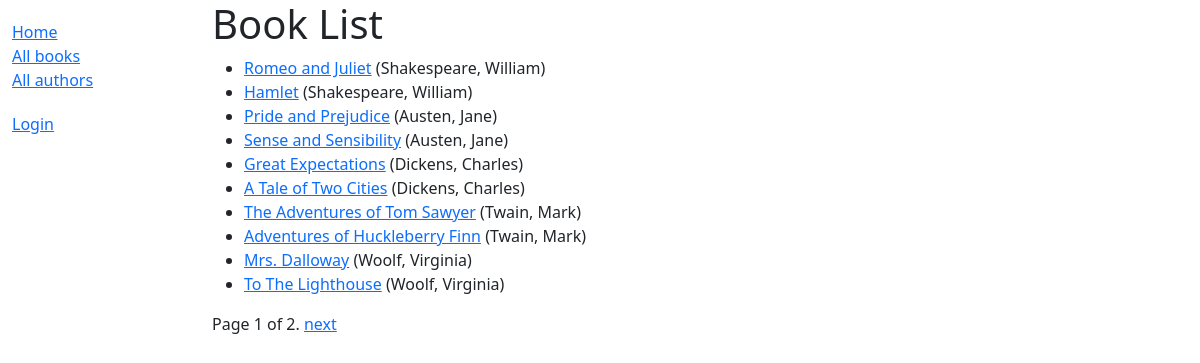
/catalog/books/, run on the app's committed database.
### catalog/models.py (models this page shows, shortened)
class Book(models.Model):
    title = models.CharField(max_length=200)
    author = models.ForeignKey('Author', on_delete=models.RESTRICT, null=True)
    summary = models.TextField(
        max_length=1000, help_text="Enter a brief description of the book")
    isbn = models.CharField('ISBN', max_length=13,
                            unique=True,
                            help_text='13 Character <a href="https://www.isbn-international.org/content/what-isbn'
                                      '">ISBN number</a>')
    genre = models.ManyToManyField(
        Genre, help_text="Select a genre for this book")
    language = models.ForeignKey('Language', on_delete=models.SET_NULL, null=True)
    def get_absolute_url(self):
        return reverse('book-detail', args=[str(self.id)])
    def display_genre(self):
        """Create a string for the Genre. This is required to display genre in Admin."""
        return ', '.join(genre.name for genre in self.genre.all()[:3])
    display_genre.short_description = 'Genre'

class Author(models.Model):
    first_name = models.CharField(max_length=100)
    last_name = models.CharField(max_length=100)
    date_of_birth = models.DateField(null=True, blank=True)
    date_of_death = models.DateField('Died', null=True, blank=True)
    class Meta:
        ordering = ['last_name', 'first_name']
    def __str__(self):
        return f'{self.last_name}, {self.first_name}'

### catalog/views.py (the view)
# urls.py: path('books/', views.BookListView.as_view(), name='books'),
class BookListView(generic.ListView):
    model = Book
    context_object_name = 'book_list'   # your own name for the list as a template variable
    paginate_by = 10

### catalog/templates/catalog/book_list.html
{% extends "base_generic.html" %} {% block content %}
<h1>Book List</h1>
{% if book_list %}
<ul>
  {% for book in book_list %}
  <li>
    <a href="{{ book.get_absolute_url }}">{{ book.title }}</a>
    ({{book.author}})
  </li>
  {% endfor %}
</ul>
{% else %}
<p>There are no books in the library.</p>
{% endif %} {% endblock %}

### data on the page
Book: title "Romeo and Juliet", author "Shakespeare, William"
Book: title "Hamlet", author "Shakespeare, William"
Book: title "Pride and Prejudice", author "Austen, Jane"
Book: title "Sense and Sensibility", author "Austen, Jane"
Book: title "Great Expectations", author "Dickens, Charles"
Book: title "A Tale of Two Cities", author "Dickens, Charles"
Book: title "The Adventures of Tom Sawyer", author "Twain, Mark"
Book: title "Adventures of Huckleberry Finn", author "Twain, Mark"
Book: title "Mrs. Dalloway", author "Woolf, Virginia"
Book: title "To The Lighthouse", author "Woolf, Virginia"

### other printed values
{{ page_obj.number }} "1"
{{ page_obj.paginator.num_pages }} "2"
